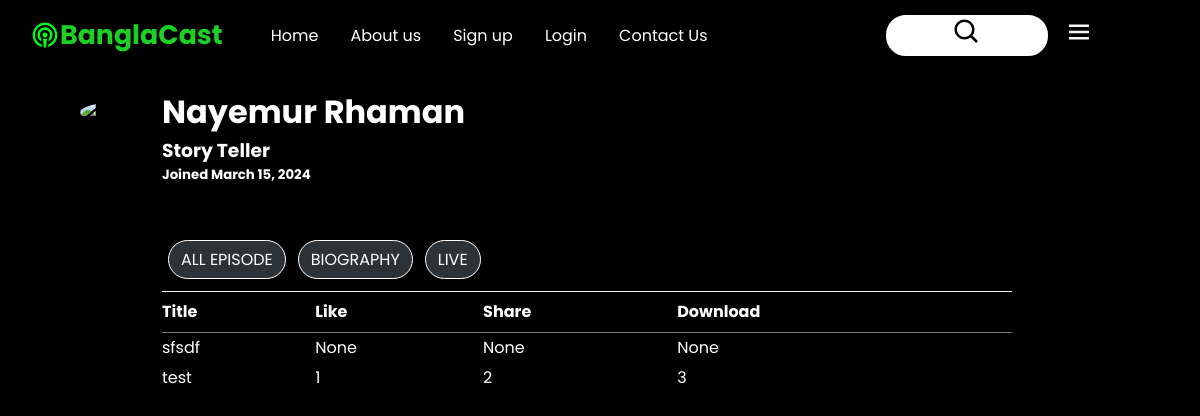
Page /Creator/ on the earlier database version.
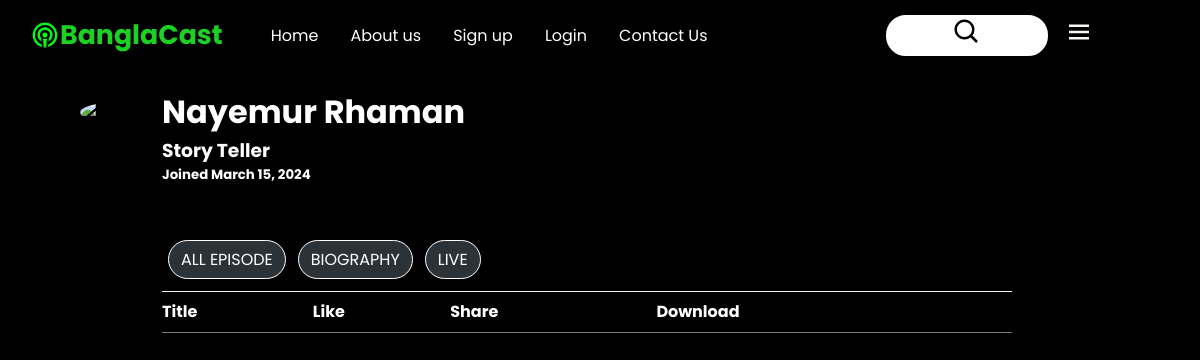
Same page on the later database version.
### Podcast/models.py (models this page shows, shortened)
class Creator(models.Model):
    Title = models.CharField(max_length=200)
    Like = models.IntegerField(blank=True, null=True)
    Share = models.IntegerField(blank=True, null=True)
    Download = models.IntegerField(blank=True, null=True)
    image = models.ImageField(blank=True, null=True)

### Podcast/views.py (the view)
# urls.py: path('Creator/', p_views.Creator_Page, name='Creator'),
def Creator_Page(request):
    creator = Creator.objects.all()
    context = {
        'Creator': creator,
    }
    return render(request, template_name='PodCast/Creator.html', context=context)

### templates/PodCast/Creator.html (shortened to what this page needs)
<!DOCTYPE html>
<html lang="en">
  <head>
    <link rel="stylesheet" href="/static/css/Creator.css" />
    <link
      rel="stylesheet"
      href="https://cdnjs.cloudflare.com/ajax/libs/font-awesome/6.1.1/css/all.min.css"/>
  </head>
  <body>
    <div class="container">
      <div class="navbar">
        <img/>
        <div class="logo"><h6>BanglaCast</h6></div>
        <div class="navbar__items">
          <ul>
            <li>Home</li>
            <li>About us</li>
            <li>Sign up</li>
            <li>Login</li>
            <li>Contact Us</li>
          </ul>
          <ul>
            <li class="cta"><img/></li>
           <li class="cta1"><img/></li>
          </ul>
        </div>
      </div>
      <div class="profile_image">
       <img src="avatar.jpg" alt="Fixed Image">
     </div>
     <div class="creator_info">
          <div class="creator_name">
            <h1>Nayemur Rhaman</h1>
            <div class="crator_type">
              <h3> Story Teller</h3>
            </div>
            <div class="crator_join_date">
              <h5>Joined March 15, 2024</h5>
            </div>
                <div class="content">
           <div class="tag-line">
               <div class="tag"><p>ALL EPISODE</p></div>
               <div class="tag"><p>BIOGRAPHY </p></div>
               <div class="tag"><p>LIVE</p></div>
           </div>
          </div>
    <table class="table">
  <thead>
    <tr>
      <th scope="col">Title</th>
      <th scope="col">Like</th>
      <th scope="col">Share</th>
      <th scope="col">Download</th>
    </tr>
  </thead>
  <tbody>
  {% for i in Creator %}
    <tr>
      <td>{{i.Title}}</td>
      <td>{{i.Like}}</td>
      <td>{{i.Share}}</td>
      <td>{{i.Download}}</td>
    </tr>
  {% endfor %}
  </tbody>
</table>
    </div>
     </div>
    </div>
</body>
</html>

Differences in the rows shown:
removed Creator: Title "sfsdf", Like "None", Share "None", Download "None"
removed Creator: Title "test", Like "1", Share "2", Download "3"
